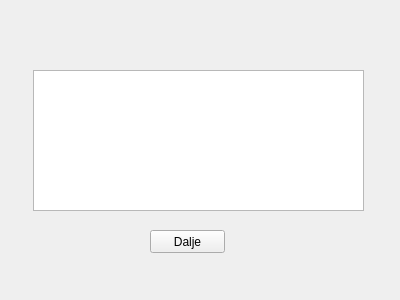
<?xml version="1.0" encoding="UTF-8"?>
<ui version="4.0">
 <class>ReportScene</class>
 <widget class="QWidget" name="ReportScene">
  <property name="geometry">
   <rect>
    <x>0</x>
    <y>0</y>
    <width>400</width>
    <height>300</height>
   </rect>
  </property>
  <property name="windowTitle">
   <string>Form</string>
  </property>
  <widget class="QTextEdit" name="Report">
   <property name="enabled">
    <bool>true</bool>
   </property>
   <property name="geometry">
    <rect>
     <x>33</x>
     <y>70</y>
     <width>331</width>
     <height>141</height>
    </rect>
   </property>
   <property name="font">
    <font>
     <family>Segoe Print</family>
     <pointsize>12</pointsize>
     <weight>50</weight>
     <bold>false</bold>
    </font>
   </property>
   <property name="autoFillBackground">
    <bool>true</bool>
   </property>
   <property name="readOnly">
    <bool>true</bool>
   </property>
  </widget>
  <widget class="QPushButton" name="nextButton">
   <property name="geometry">
    <rect>
     <x>150</x>
     <y>230</y>
     <width>75</width>
     <height>23</height>
    </rect>
   </property>
   <property name="text">
    <string>Dalje</string>
   </property>
  </widget>
 </widget>
 <resources/>
 <connections/>
</ui>
